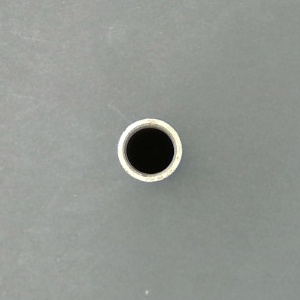
#> input picture data/calibration/test_roi/vertical_pass_001_product_roi.jpg, 300 x 300 px, found by its file name
$ python preview_measurement.py
#> lines starting #> are read from the running program, lines starting #| are printed output that depends on the picture; after the words box and inside, x2 and y2 are one past the last pixel; in counts of white or black regions, pixels touching at a corner belong together; long printed decimals are rounded
#> further down, roi is the input picture: shape (300, 300, 3); mean B, G, R 145.3, 150.4, 146.4
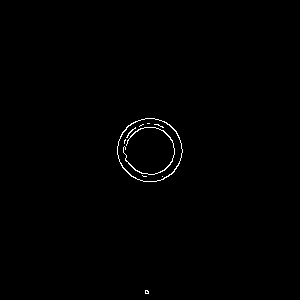
#> input picture data/calibration/test_roi/vertical_pass_001_edges.jpg, 300 x 300 px, found by its file name
#> further down, edges is the input picture: shape (300, 300); min 0, max 255, mean 1.4
### src/measurement/dimensional_measurement.py

import cv2
import numpy as np


# Provisional geometric screening limits.
# These are not validated industrial acceptance limits.
MAX_FIT_ERROR_PX = 2.5
MAX_CENTER_DIFFERENCE_PX = 3.0
MIN_ID_OD_RATIO = 0.55
MAX_ID_OD_RATIO = 0.90
NOMINAL_ID_OD_RATIO = 9.652 / 12.7
MAX_NOMINAL_RATIO_DEVIATION = 0.03

def check_measurement_quality(
    id_fit_error_px,
    od_fit_error_px,
    center_difference_px,
    id_od_ratio,
):
    """Screen circle measurements for geometric consistency."""
    checks = {
        "id_fit_error_ok": (
            np.isfinite(id_fit_error_px)
            and 0 <= id_fit_error_px <= MAX_FIT_ERROR_PX
        ),
        "od_fit_error_ok": (
            np.isfinite(od_fit_error_px)
            and 0 <= od_fit_error_px <= MAX_FIT_ERROR_PX
        ),
        "center_alignment_ok": (
            np.isfinite(center_difference_px)
            and 0 <= center_difference_px <= MAX_CENTER_DIFFERENCE_PX
        ),
        "id_od_ratio_ok": (
            np.isfinite(id_od_ratio)
            and MIN_ID_OD_RATIO <= id_od_ratio <= MAX_ID_OD_RATIO
        ),
        "nominal_ratio_consistency_ok": (
            np.isfinite(id_od_ratio)
            and abs(id_od_ratio - NOMINAL_ID_OD_RATIO)
            <= MAX_NOMINAL_RATIO_DEVIATION
        ),
    }

    return {
        "passed": all(checks.values()),
        "checks": checks,
        "failure_reasons": [
            name for name, passed in checks.items() if not passed
        ],
    }


def fit_circle_robust(points):
    """Fit a circle and reject points with large radial errors."""
    points = np.asarray(points, dtype=np.float64)

    if points.ndim != 2 or points.shape[1] != 2 or len(points) < 20:
        return None

    def fit(x, y):
        matrix = np.column_stack((x, y, np.ones_like(x)))
        target = -(x * x + y * y)

        try:
            d, e, f = np.linalg.lstsq(
                matrix, target, rcond=None
            )[0]
        except np.linalg.LinAlgError:
            return None

        cx, cy = -d / 2.0, -e / 2.0
        radius_squared = cx * cx + cy * cy - f

        if not np.isfinite(radius_squared) or radius_squared <= 0:
            return None

        return cx, cy, float(np.sqrt(radius_squared))

    x, y = points[:, 0], points[:, 1]
    initial = fit(x, y)

    if initial is None:
        return None

    cx, cy, radius = initial
    residuals = np.abs(np.hypot(x - cx, y - cy) - radius)
    threshold = max(1.5, float(np.median(residuals)) * 3.0)
    inliers = residuals <= threshold

    if np.count_nonzero(inliers) < 20:
        return None

    final = fit(x[inliers], y[inliers])

    if final is None:
        return None

    cx, cy, radius = final
    errors = np.abs(
        np.hypot(x[inliers] - cx, y[inliers] - cy) - radius
    )

    return {
        "cx": float(cx),
        "cy": float(cy),
        "radius": radius,
        "diameter": radius * 2.0,
        "fit_error_px": float(np.mean(errors)),
        "points": int(np.count_nonzero(inliers)),
    }


# [11 lines left out: function _failure, not called in this run]


def measure_od_id(roi, edges):
    """
    Estimate ID/OD from radial edge peaks around the ROI center.
    Returns pixel estimates; not validated physical measurements.
    """
    if roi is None or roi.size == 0:
        raise ValueError("Product ROI is empty")

    if edges is None or edges.size == 0:
        raise ValueError("Edge image is empty")

    if roi.ndim != 3 or roi.shape[2] != 3:
        raise ValueError("Product ROI must be a 3-channel BGR image")

    if roi.shape[:2] != edges.shape[:2]:
        raise ValueError("ROI and edge dimensions differ")

    h, w = edges.shape[:2]
#> h = 300; w = 300
    cx0, cy0 = w / 2.0, h / 2.0
#> cx0 = 150; cy0 = 150

    ys, xs = np.where(edges > 0)
#> ys = 1541 values from 112 to 295; xs = 1541 values, max 183 at index 351, min 112 at index 525, mean 148.7
    if len(xs) < 40:
        return _failure(
            "insufficient_edge_points",
            "Too few edge pixels are available for fitting.",
        )

    # Radial distance of every edge pixel from the ROI center.
    distances = np.hypot(xs - cx0, ys - cy0)
#> distances = 1541 values, max 145.1 at index 1538, min 15.3 at index 508, mean 31.69

    # Create a radial histogram; circular boundaries create peaks.
    max_radius = min(h, w) / 2.0
#> max_radius = 150
    bins = np.arange(0, max_radius + 1.0, 1.0)
#> bins = 151 values from 0 to 150
    counts, bin_edges = np.histogram(distances, bins=bins)
#> counts = 150 values, max 153 at index 31, min 0 at index 0, mean 10.27; bin_edges = 151 values from 0 to 150
    radii = (bin_edges[:-1] + bin_edges[1:]) / 2.0
#> radii = 150 values from 0.5 to 149.5

    # Find local peaks with enough edge support.
    peaks = []
    for i in range(2, len(counts) - 2):
        if (
            counts[i] >= counts[i - 1]
            and counts[i] >= counts[i + 1]
            and counts[i] >= 8
            and 15 <= radii[i] <= max_radius - 2
        ):
            peaks.append((float(radii[i]), int(counts[i])))
#> this loop made 146 passes
#> after the loop, peaks = [(16.5, 8), (18.5, 26), (21.5, 51), (24.5, 99), (26.5, 82), (31.5, 153)]

    if len(peaks) < 2:
        return _failure(
            "insufficient_radial_peaks",
            "Could not identify two circular edge boundaries.",
        )

    # Keep strong peaks, then evaluate plausible inner/outer pairs.
    peaks.sort(key=lambda p: p[1], reverse=True)
    peaks = peaks[:20]
#> peaks = [(31.5, 153), (24.5, 99), (26.5, 82), (21.5, 51), (18.5, 26), (16.5, 8)]

    expected_ratio = 0.380 / 0.500
    pairs = []

    for inner_radius, inner_support in peaks:
        for outer_radius, outer_support in peaks:
            if outer_radius <= inner_radius:
                continue

            ratio = inner_radius / outer_radius
            if not 0.55 <= ratio <= 0.90:
                continue

            # Prefer the expected ratio, with edge support as a tie-breaker.
            score = (
                abs(ratio - expected_ratio) * 2.0
                - (inner_support + outer_support) / 1000.0
            )

            pairs.append(
                (
                    score,
                    inner_radius,
                    outer_radius,
                )
            )
#> this loop made 6 passes
#> after the loop, pairs = 13 items, first 6: (-0.216, 24.5, 31.5), (-0.0725, 26.5, 31.5), (-0.0491, 21.5, 31.5), (0.0851, 21.5, 24.5), (-0.0304, 21.5, 26.5), (0.166, 18.5, 31.5)

    if not pairs:
        return _failure(
            "no_valid_radial_pair",
            "No plausible inner/outer radial edge pair was found.",
        )

    print("\n--- RADIAL PAIR CANDIDATES ---")
    for score, inner_r, outer_r in sorted(pairs, key=lambda p: p[0])[:10]:
        print(
            f"ID radius={inner_r:.1f}, "
            f"OD radius={outer_r:.1f}, "
            f"ratio={inner_r / outer_r:.4f}, "
            f"score={score:.4f}"
        )
#> this loop made 10 passes
#> (score, inner_r, outer_r) on passes 1 to 10: (-0.216, 24.5, 31.5), (-0.115, 18.5, 24.5), (-0.0725, 26.5, 31.5), (-0.0491, 21.5, 31.5), (-0.0441, 16.5, 21.5), (-0.0304, 21.5, 26.5), (0.0158, 18.5, 26.5), (0.0661, 16.5, 24.5), (0.0851, 21.5, 24.5), (0.124, 18.5, 21.5)
#| ID radius=24.5, OD radius=31.5, ratio=0.7778, score=-0.2164
#| ID radius=18.5, OD radius=24.5, ratio=0.7551, score=-0.1152
#| ID radius=26.5, OD radius=31.5, ratio=0.8413, score=-0.0725
#| ID radius=21.5, OD radius=31.5, ratio=0.6825, score=-0.0491
#| ID radius=16.5, OD radius=21.5, ratio=0.7674, score=-0.0441
#| ID radius=21.5, OD radius=26.5, ratio=0.8113, score=-0.0304
#| ID radius=18.5, OD radius=26.5, ratio=0.6981, score=0.0158
#| ID radius=16.5, OD radius=24.5, ratio=0.6735, score=0.0661
#> (further printed lines are left out)
    print("-----------------------------\n")

    _, inner_radius, outer_radius = min(
        pairs, key=lambda p: p[0]
    )
#> inner_radius = 24.5; outer_radius = 31.5

    # Select edge pixels near each radial peak.
    id_mask = np.abs(distances - inner_radius) <= 2.5
    od_mask = np.abs(distances - outer_radius) <= 2.5

    id_points = np.column_stack((xs[id_mask], ys[id_mask]))
#> id_points = 392 pairs, first value 123 to 176, second value 124 to 176
    od_points = np.column_stack((xs[od_mask], ys[od_mask]))
#> od_points = 518 pairs, first value 116 to 183, second value 116 to 183

    id_fit = fit_circle_robust(id_points)
#> in fit_circle_robust, `points = np.asarray(points, dtype=np.float64)`: points has the same summary as id_points in measure_od_id
#> in fit_circle_robust, `x, y = points[:, 0], points[:, 1]`: x = 392 values, max 176 at index 183, min 123 at index 200, mean 150.5; y = 392 values from 124 to 176
#> in fit, `matrix = np.column_stack((x, y, np.ones_like(x)))`: matrix = 392 rows, first 8: [143, 124, 1], [145, 124, 1], [150, 124, 1], [152, 124, 1], [153, 124, 1], [154, 124, 1], [155, 124, 1], [156, 124, 1]
#> in fit, `target = -(x * x + y * y)`: target = 392 values, max -34322 at index 82, min -57124 at index 297, mean -45603.5
#> in fit, `d, e, f = np.linalg.lstsq( matrix, target, rcond=None )[0]`: d = -299.5; e = -299.9; f = 44298
#> in fit, `cx, cy = -d / 2.0, -e / 2.0`: cx = 149.7; cy = 149.9
#> in fit, `radius_squared = cx * cx + cy * cy - f`: radius_squared = 604.6
#> in fit_circle_robust, `initial = fit(x, y)`: initial = (149.7, 149.9, 24.59)
#> in fit_circle_robust, `cx, cy, radius = initial`: cx = 149.7; cy = 149.9; radius = 24.59
#> in fit_circle_robust, `residuals = np.abs(np.hypot(x - cx, y - cy) - radius)`: residuals = 392 values, max 2.6 at index 272, min 0.0098 at index 112, mean 1.14
#> in fit_circle_robust, `threshold = max(1.5, float(np.median(residuals)) * 3.0)`: threshold = 3.29
#> in fit_circle_robust, `final = fit(x[inliers], y[inliers])`: final = (149.7, 149.9, 24.59)
#> in fit_circle_robust, `errors = np.abs( np.hypot(x[inliers] - cx, y[inliers] - cy) - radius )`: errors has the same summary as residuals
#> id_fit = {'cx': 149.7, 'cy': 149.9, 'radius': 24.59, 'diameter': 49.18, 'fit_error_px': 1.14, 'points': 392}
    od_fit = fit_circle_robust(od_points)
#> in fit (call 3), `matrix = np.column_stack((x, y, np.ones_like(x)))`: matrix = 518 rows, first 8: [150, 116, 1], [143, 117, 1], [144, 117, 1], [146, 117, 1], [148, 117, 1], [149, 117, 1], [152, 117, 1], [154, 117, 1]
#> od_fit = {'cx': 149.8, 'cy': 149.9, 'radius': 31.59, 'diameter': 63.17, 'fit_error_px': 1.08, 'points': 518}

    if id_fit is None or od_fit is None:
        return _failure(
            "circle_fit_failed",
            "Insufficient suitable points or unstable circle fitting.",
        )

    center_difference = float(
        np.hypot(
            id_fit["cx"] - od_fit["cx"],
            id_fit["cy"] - od_fit["cy"],
        )
    )
#> center_difference = 0.0901

    ratio = id_fit["diameter"] / od_fit["diameter"]
#> ratio = 0.778

    quality = check_measurement_quality(
        id_fit_error_px=id_fit["fit_error_px"],
        od_fit_error_px=od_fit["fit_error_px"],
        center_difference_px=center_difference,
        id_od_ratio=ratio,
    )
#> in check_measurement_quality, `checks = { "id_fit_error_ok": ( np.isfinite(id_fit_error_px) and 0 <= ..`: checks = {'id_fit_error_ok': True, 'od_fit_error_ok': True, 'center_alignment_ok': True, 'id_od_ratio_ok': True, 'nominal_ratio_consistency_ok': True}
#> quality = 3 items

    quality_checks = quality["checks"]
#> quality_checks has the same summary as checks in check_measurement_quality
    failure_reasons = quality["failure_reasons"]
#> failure_reasons = []

    print("\n--- MEASUREMENT DEBUG ---")
    print("ROI size:", w, "x", h)
#| ROI size: 300 x 300
    print("ROI center:", cx0, cy0)
#| ROI center: 150.0 150.0
    print("Selected ID radius:", inner_radius)
#| Selected ID radius: 24.5
    print("Selected OD radius:", outer_radius)
#| Selected OD radius: 31.5
    print("ID fit:", id_fit)
#| ID fit: {'cx': 149.729, 'cy': 149.946, 'radius': 24.588, 'diameter': 49.176, 'fit_error_px': 1.136, 'points': 392}
    print("OD fit:", od_fit)
#| OD fit: {'cx': 149.808, 'cy': 149.902, 'radius': 31.587, 'diameter': 63.175, 'fit_error_px': 1.083, 'points': 518}
    print("ID/OD ratio:", ratio)
#| ID/OD ratio: 0.7784
    print("Quality checks:", quality_checks)
#| Quality checks: {'id_fit_error_ok': True, 'od_fit_error_ok': True, 'center_alignment_ok': True, 'id_od_ratio_ok': True, 'nominal_ratio_consistency_ok': True}
    print("Failure reasons:", failure_reasons)
#| Failure reasons: []
    print("-------------------------\n")

    return {
        "status": (
            "estimated" if not failure_reasons
            else "quality_check_failed"
        ),
        "od_px": round(od_fit["diameter"], 2),
        "id_px": round(id_fit["diameter"], 2),
        "od_center_x": od_fit["cx"],
        "od_center_y": od_fit["cy"],
        "id_center_x": id_fit["cx"],
        "id_center_y": id_fit["cy"],
        "od_radius_px": od_fit["radius"],
        "id_radius_px": id_fit["radius"],
        "od_fit_error_px": round(od_fit["fit_error_px"], 3),
        "id_fit_error_px": round(id_fit["fit_error_px"], 3),
        "od_fit_points": od_fit["points"],
        "id_fit_points": id_fit["points"],
        "center_difference_px": round(center_difference, 3),
        "id_od_ratio": round(ratio, 4),
        "quality_checks": quality_checks,
        "failure_reasons": failure_reasons,
        "units": "pixels",
        "validated": False,
        "method": "Radial edge peaks + robust circle fit",
    }


### src/measurement/preview_measurement.py

import json
from pathlib import Path

import cv2

from src.measurement.dimensional_measurement import measure_od_id

base = Path("data/calibration/test_roi")
roi_path = base / "vertical_pass_001_product_roi.jpg"
edge_path = base / "vertical_pass_001_edges.jpg"

roi = cv2.imread(str(roi_path))
edges = cv2.imread(str(edge_path), cv2.IMREAD_GRAYSCALE)

if roi is None or edges is None:
    raise FileNotFoundError(
        f"Could not load ROI or edge image: {roi_path}, {edge_path}"
    )

result = measure_od_id(roi, edges)
#> result = 20 items
print(json.dumps(result, indent=2))
#> (printed output is left out)

if result.get("od_px") is None or result.get("id_px") is None:
    raise RuntimeError(
        f"Measurement failed: {result.get('status')} - "
        f"{result.get('reason', result.get('failure_reasons', 'Unknown reason'))}"
    )

overlay = roi.copy()

# Use the actual fitted centers and radii returned by the measurement code.
for center_x_key, center_y_key, radius_key, color, label, diameter_key in [
    (
        "od_center_x", "od_center_y", "od_radius_px",
        (255, 0, 0), "OD", "od_px"
    ),
    (
        "id_center_x", "id_center_y", "id_radius_px",
        (0, 255, 0), "ID", "id_px"
    ),
]:
    center_x = result.get(center_x_key)
    center_y = result.get(center_y_key)
    radius = result.get(radius_key)

    if center_x is not None and center_y is not None and radius is not None:
        center = (round(center_x), round(center_y))
        cv2.circle(overlay, center, round(radius), color, 2)
        cv2.circle(overlay, center, 3, color, -1)

        cv2.putText(
            overlay,
            f"{label}: {result[diameter_key]:.2f} px",
            (10, 25 if label == "OD" else 50),
            cv2.FONT_HERSHEY_SIMPLEX,
            0.55,
            color,
            2,
            cv2.LINE_AA,
        )
#> this loop made 2 passes
#> (center_x, center_y, radius, center) on passes 1 to 2: (149.8, 149.9, 31.59, (150, 150)), (149.7, 149.9, 24.59, (150, 150))
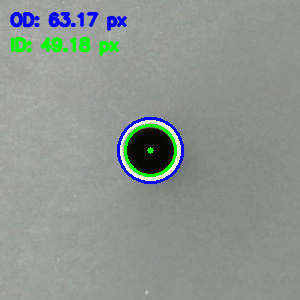
#> overlay: shape (300, 300, 3); 3.93% of pixels changed, all inside (x1, y1, x2, y2) = (9, 11, 184, 184)

status = result.get("status", "unknown")
#> status = 'estimated'
center_diff = result.get("center_difference_px")
#> center_diff = 0.09

cv2.putText(
    overlay,
    f"Status: {status}",
    (10, 75),
    cv2.FONT_HERSHEY_SIMPLEX,
    0.5,
    (255, 255, 255),
    1,
    cv2.LINE_AA,
)

if center_diff is not None:
    cv2.putText(
        overlay,
        f"Center difference: {center_diff:.2f} px",
        (10, 100),
        cv2.FONT_HERSHEY_SIMPLEX,
        0.5,
        (255, 255, 255),
        1,
        cv2.LINE_AA,
    )
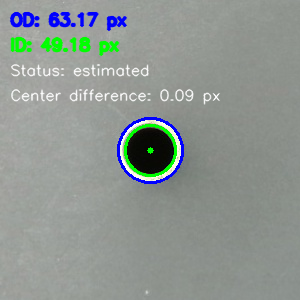
#> overlay: shape (300, 300, 3); mean B, G, R 145.7, 150.2, 142.5

output = base / "measurement_overlay_preview.jpg"

if not cv2.imwrite(str(output), overlay):
    raise OSError(f"Failed to save overlay: {output}")

print(f"\nPreview saved: {output}")
print(f"Measurement status: {status}")
#| Measurement status: estimated
print("Units: pixels; physical accuracy not validated.")
